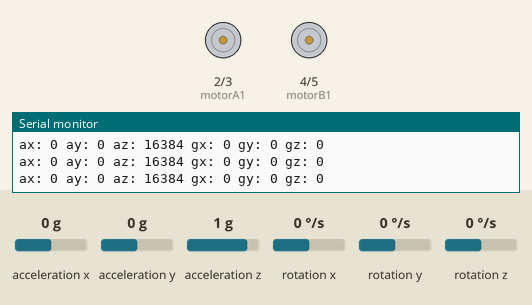
Recording of a sketch running on a simulated Arduino Uno, built with avr-gcc and run on an emulated ATmega328P. Parts: motor-driver pin pairs drawn as motors (green arrow = first pin HIGH = forward, orange = second pin HIGH = backward, longer = more drive), the last lines printed to the serial monitor. The test bench sets the inputs (shaded band); at power-on: acceleration x 0 g, acceleration y 0 g, acceleration z 1 g, rotation x 0 °/s, rotation y 0 °/s, rotation z 0 °/s.

Above: at 1.2 s.
1.3 s: acceleration x set to -1.4 g
At 1.9 s:
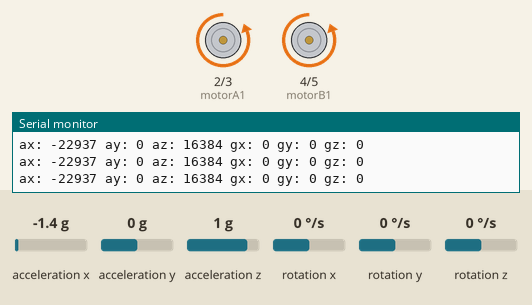
2.8 s: acceleration x set to 0.8 g
At 4.0 s:
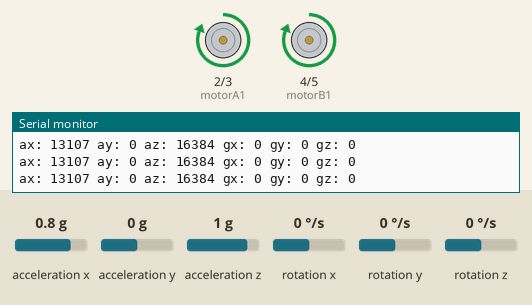
4.3 s: acceleration x set to -0.8 g
At 5.5 s:
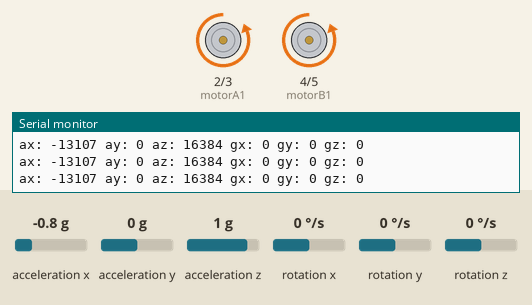
5.8 s: acceleration x set to 0 g
At 6.9 s:
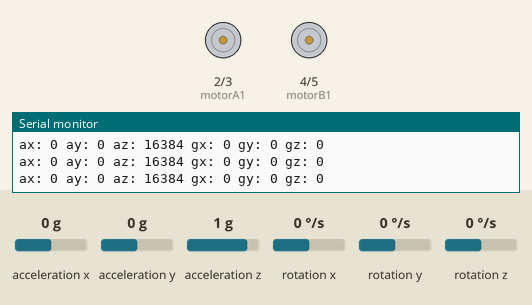
7.3 s: acceleration y set to -1.4 g
At 8.1 s:
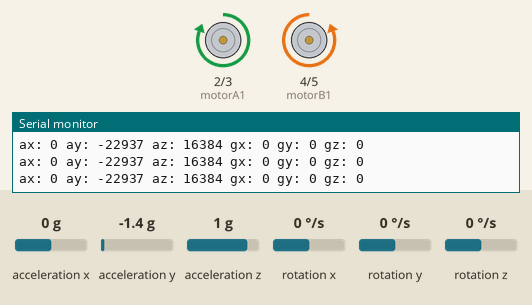
8.8 s: acceleration y set to 0.8 g
At 9.3 s:
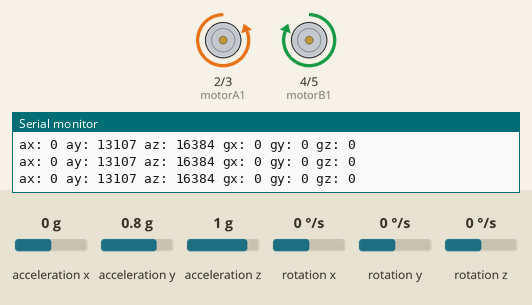
Timing chart, 0 to 11.3 s (numbered marks = the images above; inputs shaded):
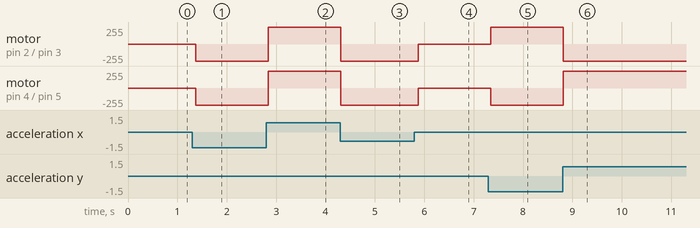

Measured:
- after the input at 1.3 s, motor on pin 2 (motorA1) / pin 3 (motorA2), motor on pin 4 (motorB1) / pin 5 (motorB2): stopped → backward 255/255 after 0.07 s
- after the input at 2.8 s, motor on pin 2 (motorA1) / pin 3 (motorA2), motor on pin 4 (motorB1) / pin 5 (motorB2): backward 255/255 → forward 255/255 at once
- after the input at 4.3 s, motor on pin 2 (motorA1) / pin 3 (motorA2), motor on pin 4 (motorB1) / pin 5 (motorB2): forward 255/255 → backward 255/255 at once
- after the input at 5.8 s, motor on pin 2 (motorA1) / pin 3 (motorA2), motor on pin 4 (motorB1) / pin 5 (motorB2): backward 255/255 → stopped after 0.08 s
- after the input at 7.3 s, motor on pin 2 (motorA1) / pin 3 (motorA2): stopped → forward 255/255 after 0.05 s; motor on pin 4 (motorB1) / pin 5 (motorB2): stopped → backward 255/255 after 0.05 s
- after the input at 8.8 s, motor on pin 2 (motorA1) / pin 3 (motorA2): forward 255/255 → backward 255/255 at once; motor on pin 4 (motorB1) / pin 5 (motorB2): backward 255/255 → forward 255/255 at once

The sketch:

gesture_controlled_robot.ino
```cpp
#include <Wire.h>
#include <MPU6050.h>

MPU6050 mpu;

const int motorA1 = 2;
const int motorA2 = 3;
const int motorB1 = 4;
const int motorB2 = 5;

const int tiltThreshold = 10;

void setup() {
  Serial.begin(9600);

  Wire.begin();
  mpu.initialize();

  if (!mpu.testConnection()) {
    Serial.println("MPU6050 connection failed");
    while (1);
  }

  pinMode(motorA1, OUTPUT);
  pinMode(motorA2, OUTPUT);
  pinMode(motorB1, OUTPUT);
  pinMode(motorB2, OUTPUT);
}

void loop() {
  int16_t ax, ay, az;
  int16_t gx, gy, gz;
  mpu.getMotion6(&ax, &ay, &az, &gx, &gy, &gz);

  Serial.print("ax: "); Serial.print(ax);
  Serial.print(" ay: "); Serial.print(ay);
  Serial.print(" az: "); Serial.print(az);
  Serial.print(" gx: "); Serial.print(gx);
  Serial.print(" gy: "); Serial.print(gy);
  Serial.print(" gz: "); Serial.println(gz);

  if (ax > tiltThreshold) {
    moveForward();
  } else if (ax < -tiltThreshold) {
    moveBackward();
  } else if (ay > tiltThreshold) {
    turnLeft();
  } else if (ay < -tiltThreshold) {
    turnRight();
  } else {
    stopMotors();
  }

  delay(100);
}

void moveForward() {
  digitalWrite(motorA1, HIGH);
  digitalWrite(motorA2, LOW);
  digitalWrite(motorB1, HIGH);
  digitalWrite(motorB2, LOW);
}

void moveBackward() {
  digitalWrite(motorA1, LOW);
  digitalWrite(motorA2, HIGH);
  digitalWrite(motorB1, LOW);
  digitalWrite(motorB2, HIGH);
}

void turnLeft() {
  digitalWrite(motorA1, LOW);
  digitalWrite(motorA2, HIGH);
  digitalWrite(motorB1, HIGH);
  digitalWrite(motorB2, LOW);
}

void turnRight() {
  digitalWrite(motorA1, HIGH);
  digitalWrite(motorA2, LOW);
  digitalWrite(motorB1, LOW);
  digitalWrite(motorB2, HIGH);
}

void stopMotors() {
  digitalWrite(motorA1, LOW);
  digitalWrite(motorA2, LOW);
  digitalWrite(motorB1, LOW);
  digitalWrite(motorB2, LOW);
}
```
